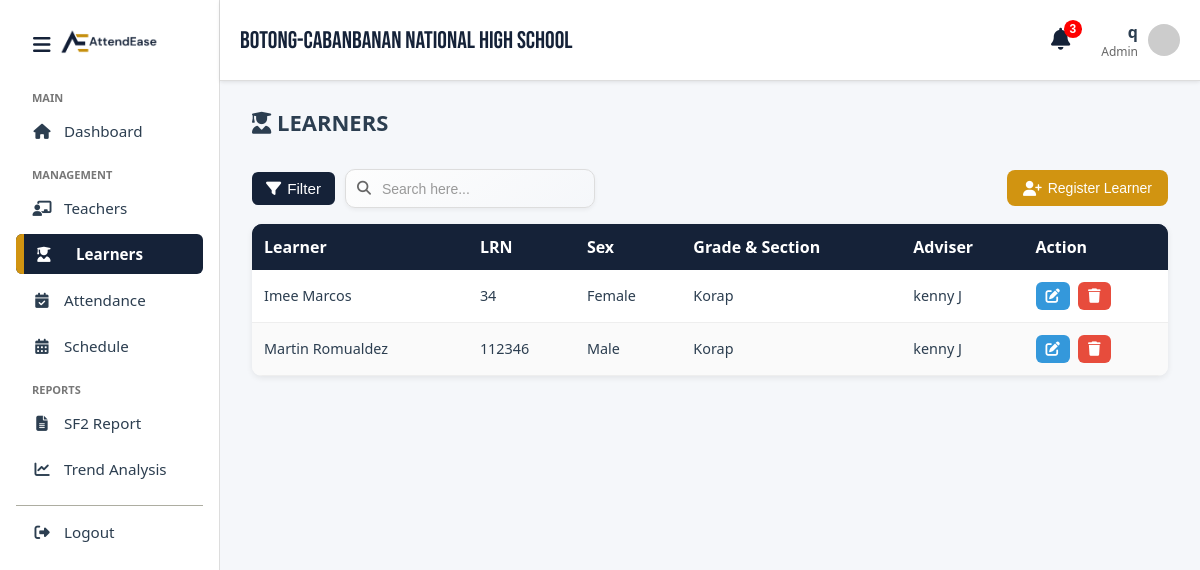
Screenshot of /learners.php (signed in) with the database file from the repository.
### tables this page shows
CREATE TABLE `learner` (
  `learnerID` int(11) NOT NULL,
  `adminID` int(11) NOT NULL,
  `nfcID` int(50) DEFAULT NULL,
  `sectionID` int(11) NOT NULL,
  `fname` varchar(50) NOT NULL,
  `lname` varchar(50) NOT NULL,
  `mname` varchar(50) DEFAULT NULL,
  `LRN` int(20) NOT NULL,
  `sex` enum('Male','Female') NOT NULL
);

CREATE TABLE `section` (
  `sectionID` int(11) NOT NULL,
  `teacherID` int(11) NOT NULL,
  `sectionName` varchar(50) NOT NULL,
  `gradeLevel` enum('7','8','9','10','11') NOT NULL
);

CREATE TABLE `user` (
  `user_ID` int(50) NOT NULL,
  `username` varchar(100) NOT NULL,
  `email` varchar(50) NOT NULL,
  `password` varchar(100) NOT NULL,
  `accountType` enum('Admin','Teacher','') NOT NULL DEFAULT 'Teacher',
  `firstName` varchar(50) NOT NULL,
  `lastName` varchar(50) NOT NULL,
  `middleName` varchar(50) NOT NULL,
  `verified_at` datetime DEFAULT current_timestamp()
);

### learners.php (the view, shortened to what this page needs)
<!DOCTYPE html>
<html lang="en">
<head>
  <link rel="stylesheet" href="css/style.css" />
</head>
<body>
  <div class="container">
    <?php include_once 'includes/sidebar.php'; ?>
    <?php include_once 'includes/header.php'; ?>
    <main class="main-content">
      <div class="page-header">
        <h1><i class="fas fa-user-graduate"></i> LEARNERS</h1>
      </div>
      <div class="search-filter">
        <div class="filter-container">
          <button class="filter-btn" id="filterToggle">
            <i class="fas fa-filter"></i> Filter
          </button>
        </div>
        <div class="search-wrapper">
          <i class="fas fa-search"></i>
          <input type="text" class="search-bar" placeholder="Search here..." />
        </div>
        <button class="register-button" id="openRegisterModal">
          <i class="fas fa-user-plus"></i> Register Learner
        </button>
      </div>
      <div class="table-container">
        <table class="styled-table">
          <thead>
            <tr>
              <th>Learner</th>
              <th>LRN</th>
              <th>Sex</th>
              <th>Grade & Section</th>
              <th>Adviser</th>
              <th>Action</th>
            </tr>
          </thead>
          <tbody id="learnerTable">
            <?php
            $sql = "SELECT
                      learner.learnerID,
                      learner.fname, learner.mname, learner.lname, learner.LRN, learner.sex,
                      section.sectionID, section.sectionName,
                      user.firstName AS adviserFirst, user.lastName AS adviserLast
                    FROM learner
                    LEFT JOIN section ON learner.sectionID = section.sectionID
                    LEFT JOIN teachers ON section.teacherID = teachers.teacherID
                    LEFT JOIN user ON teachers.userID = user.user_ID
                    ORDER BY learner.lname ASC";
            $result = $conn->query($sql);
            if ($result && $result->num_rows > 0) {
              while ($row = $result->fetch_assoc()) {
                echo "
                <tr
                  data-id='{$row['learnerID']}'
                  data-fname='{$row['fname']}'
                  data-mname='{$row['mname']}'
                  data-lname='{$row['lname']}'
                  data-lrn='{$row['LRN']}'
                  data-sex='{$row['sex']}'
                  data-section='{$row['sectionID']}'
                >
                  <td>" . htmlspecialchars($row['fname']) . " " . htmlspecialchars($row['lname']) . "</td>
                  <td>" . htmlspecialchars($row['LRN']) . "</td>
                  <td>" . htmlspecialchars($row['sex']) . "</td>
                  <td>" . htmlspecialchars($row['sectionName']) . "</td>
                  <td>" . htmlspecialchars($row['adviserFirst']) . " " . htmlspecialchars($row['adviserLast']) . "</td>
                  <td class='action-buttons'>
                    <button class='edit-btn' onclick='openEditModal(this)'><i class='fas fa-edit'></i></button>
                    <button class='delete-btn' onclick='openDeleteModal(this)'><i class='fas fa-trash'></i></button>
                  </td>
                </tr>";
              }
            } else {
              echo "<tr><td colspan='6' style='text-align:center;'>No learners found</td></tr>";
            }
            ?>
          </tbody>
        </table>
      </div>
    </main>
  </div>
</body>
</html>

### includes/sidebar.php (shortened to what this page needs)
<head>
  <link rel="stylesheet" href="css/style.css" />
  <link rel="stylesheet" href="css/notification.css" />
  <link rel="stylesheet" href="css/table.css" />
  <link rel="stylesheet" href="css/confirmation.css">
  <link rel="stylesheet" href="https://cdnjs.cloudflare.com/ajax/libs/font-awesome/6.5.0/css/all.min.css"
 />
  <link rel="stylesheet" href="https://cdn.jsdelivr.net/npm/fullcalendar@6.1.8/main.min.css" />
  <link rel="stylesheet" href="https://cdnjs.cloudflare.com/ajax/libs/font-awesome/6.5.0/css/all.min.css" />
</head>
<nav class="sidebar">
  <div class="menu-toggle" id="menu-toggle">
    <i class="fas fa-bars"></i>
  </div>
  <div class="logo">
    <img src="images/AElogo.png" alt="AttendEase Logo" class="logo-img" />
  </div>
  <ul class="sidebar-menu">
    <li class="menu-label">MAIN</li>
    <li>
      <a href="index.php" title="Dashboard">
        <i class="fas fa-home"></i> <span>Dashboard</span>
      </a>
    </li>
    <li class="menu-label">MANAGEMENT</li>
    <li>
      <a href="teacher.php" title="Teachers">
        <i class="fas fa-chalkboard-teacher"></i>
        <span>Teachers</span>
      </a>
    </li>
    <li>
      <a href="learners.php" title="Learners">
        <i class="fas fa-user-graduate"></i> <span>Learners</span>
      </a>
    </li>
    <li>
      <a href="attendance.php" title="Attendance">
        <i class="fas fa-calendar-check"></i> <span>Attendance</span>
      </a>
    </li>
    <li>
      <a href="schedule.php" title="Schedule">
        <i class="fas fa-calendar-alt"></i> <span>Schedule</span>
      </a>
    </li>
    <li class="menu-label">REPORTS</li>
    <li>
      <a href="sf2.php" title="School Form 2 (SF2) Report">
        <i class="fas fa-file-alt"></i> <span>SF2 Report</span>
      </a>
    </li>
    <li>
      <a href="trend.php" title="Trend Analysis">
        <i class="fas fa-chart-line"></i> <span>Trend Analysis</span>
      </a>
    </li>
    <li class="menu-separator"></li>
    <li>
      <a href="logout.php" title="Logout">
        <i class="fas fa-sign-out-alt"></i> <span>Logout</span>
      </a>
    </li>
  </ul>
</nav>

### includes/header.php (shortened to what this page needs)
<head>
  <link rel="stylesheet" href="css/style.css" />
  <link rel="stylesheet" href="css/notification.css" />
  <link rel="stylesheet" href="css/table.css" />
  <link rel="stylesheet" href="css/confirmation.css">
  <link rel="stylesheet" href="https://cdnjs.cloudflare.com/ajax/libs/font-awesome/6.5.0/css/all.min.css"
 />
  <link rel="stylesheet" href="https://cdn.jsdelivr.net/npm/fullcalendar@6.1.8/main.min.css" />
  <link rel="stylesheet" href="https://cdnjs.cloudflare.com/ajax/libs/font-awesome/6.5.0/css/all.min.css" />
</head>
<header class="top-header">
  <p class="schoolName">BOTONG-CABANBANAN NATIONAL HIGH SCHOOL</p>
  <div class="user-info">
    <div class="notification-wrapper">
      <button class="btn-notification" id="notificationBtn">
        <i class="fas fa-bell"></i>
        <span class="badge" id="notificationBadge">3</span>
      </button>
    </div>
    <a href="profile.php" class="profile-link"
      style="display: flex; align-items: center; gap: 10px; text-decoration: none; color: inherit;">
      <div class="name-role">
        <span class="username"><?php echo htmlspecialchars($_SESSION['username'] ?? ''); ?></span>
        <span class="role"><?php echo htmlspecialchars($_SESSION['role'] ?? ''); ?></span>
      </div>
      <img src="https://via.placeholder.com/30" class="avatar" alt="Profile" />
    </a>
  </div>
</header>

### css/style.css (style rules this page uses)
:root { --primary-color: #d19411; --dark-color: #152238; --light-bg: #f5f7fa; --white: #ffffff; --text-dark: #2c3e50; --text-light: #777; --hover-dark: #1c304d; --hover-primary: #c4860f; --soft-cream: #fff8e6; --font-family: 'Segoe UI', sans-serif; --sidebar-width: 220px; --sidebar-closed-width: 60px; --transition-speed: 0.3s; }
body { margin: 0; font-family: var(--font-family); background-color: var(--light-bg); color: var(--text-dark); }
.top-header { position: fixed; top: 0; left: var(--sidebar-width); right: 0; background-color: var(--white); height: 60px; display: flex; justify-content: space-between; align-items: center; padding: 0 2rem; box-shadow: 0 1px 4px rgba(0, 0, 0, 0.1); z-index: 999; transition: left var(--transition-speed); }
.top-header { display: flex; justify-content: space-between; align-items: center; padding: 10px 20px; background: #fff; border-bottom: 1px solid #ddd; }
.schoolName { font-family: 'Bebas Neue', sans-serif; font-size: 24px; color: var(--dark-color); margin: 0; }
.user-info { display: flex; align-items: center; gap: 25px; }
.name-role { display: flex; flex-direction: column; text-align: right; }
.username { font-weight: bold; }
.role { font-size: 12px; color: #666; }
.avatar { border-radius: 50%; }
.sidebar { position: fixed; top: 0; left: 0; height: 100vh; width: var(--sidebar-width); background-color: var(--white); border-right: 1px solid #ddd; padding: 1.2rem 1rem; box-sizing: border-box; transition: width var(--transition-speed); z-index: 998; }
.sidebar .logo { display: flex; justify-content: center; align-items: center; margin-bottom: 1.5rem; transition: justify-content var(--transition-speed); }
.sidebar .logo { display: flex; align-items: center; gap: 12px; padding: 10px 16px; height: px; box-sizing: border-box; }
.logo-img { max-width: 65%; max-height: 60px; object-fit: contain; display: block; transition: max-height var(--transition-speed); }
.sidebar ul, .sidebar-menu { list-style: none; padding: 0; margin: 0; }
.sidebar-menu li { margin-bottom: 6px; }
.sidebar-menu a { display: flex; align-items: center; text-decoration: none; padding: 10px 16px; font-size: 0.95rem; color: var(--text-dark); border-radius: 5px; transition: background-color var(--transition-speed), color var(--transition-speed); }
.sidebar-menu i { margin-right: 12px; width: 20px; text-align: center; transition: margin-right var(--transition-speed); }
.sidebar-menu a.active { display: flex; align-items: center; gap: 10px; background-color: var(--dark-color); color: var(--white); font-weight: 600; border-radius: 6px; padding: 10px 18px; position: relative; overflow: hidden; transition: all 0.3s ease; }
.sidebar-menu a.active::before { content: ""; position: absolute; left: 0; top: 0; width: 8px; height: 100%; background-color: var(--primary-color); }
.menu-label { font-size: 11px; color: var(--text-light); text-transform: uppercase; margin: 16px 0 8px 16px; font-weight: 600; transition: opacity var(--transition-speed); }
.menu-separator { border-top: 1px solid #adada1; margin: 16px 0; }
.menu-toggle { position: fixed; top: 20px; left: 25px; font-size: 22px; color: var(--dark-color); padding: 8px; cursor: pointer; z-index: 1001; }
.menu-toggle i { font-size: 20px; transition: transform 0.3s ease; }
.main-content { margin-left: var(--sidebar-width); transition: margin-left var(--transition-speed); margin-top: 60px; padding: 2rem; flex-grow: 1; }
.main-content h1 { font-size: 22px; font-weight: 600; margin-bottom: 1rem; color: var(--text-dark); }
.container { display: flex; }

### css/notification.css (style rules this page uses)
.notification-wrapper { position: relative; display: inline-block; z-index: 3000; }
.btn-notification { background: none; border: none; cursor: pointer; font-size: 22px; color: var(--dark-color); transition: color 0.3s ease, transform 0.2s ease; position: relative; }
.badge { position: absolute; top: -6px; right: -6px; background: red; color: white; font-size: 12px; font-weight: bold; padding: 2px 6px; border-radius: 50%; pointer-events: none; }
.avatar { width: 32px; height: 32px; border-radius: 50%; object-fit: cover; }

### rows the page displays
learner: fname "Imee", lname "Marcos", LRN "34", sex "Female", sectionID.sectionName "Korap", user.firstName "kenny", user.lastName "J"
learner: fname "Martin", lname "Romualdez", LRN "112346", sex "Male", sectionID.sectionName "Korap", user.firstName "kenny", user.lastName "J"

### other values shown
$_SESSION['username'] "q"
$_SESSION['role'] "Admin"
